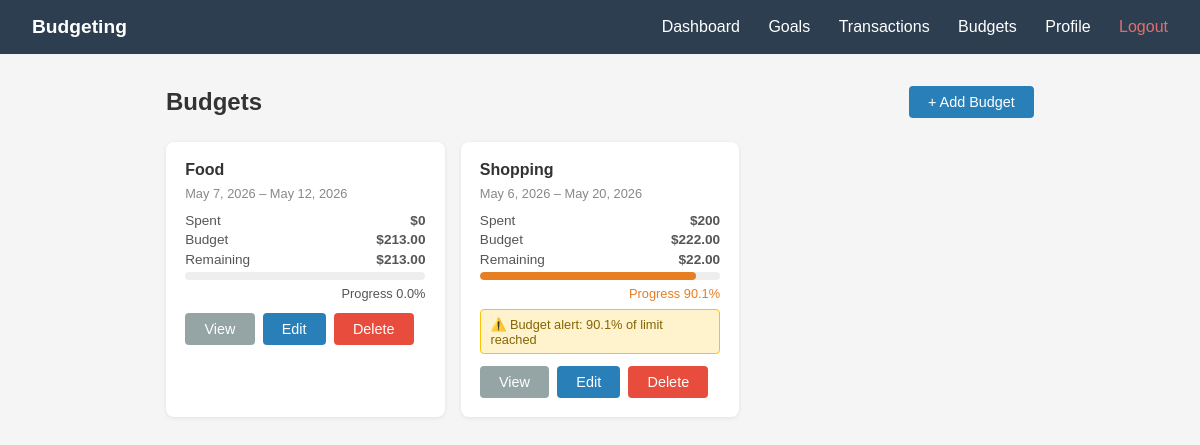
Before: /budgets/ (signed in) with the older database file.
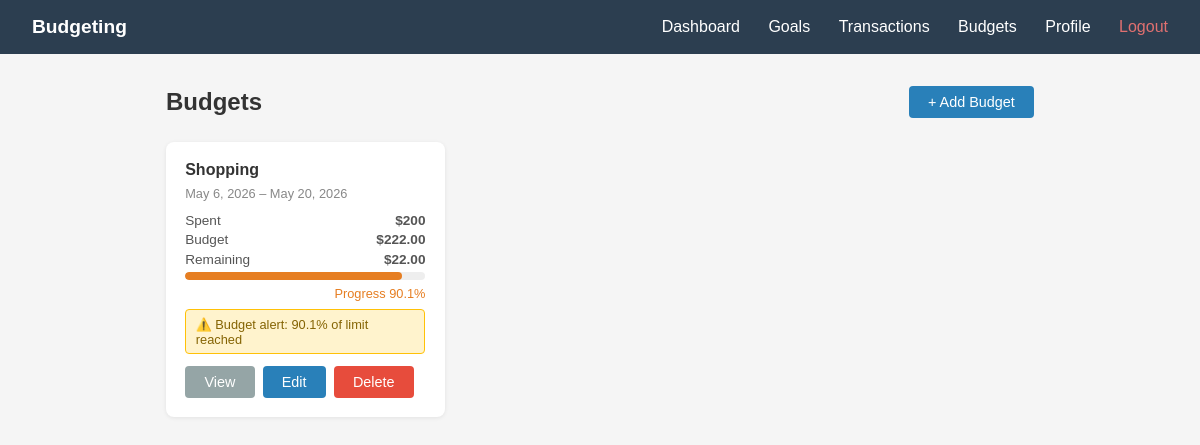
After: the same page with the newer database file.
### budgets/models.py (models this page shows, shortened)
class Budget(models.Model):
    user = models.ForeignKey(settings.AUTH_USER_MODEL, on_delete=models.CASCADE)
    category = models.ForeignKey("transactions.Category", on_delete=models.CASCADE)
    amount = models.DecimalField(max_digits=10, decimal_places=2)
    start_date = models.DateField()
    end_date = models.DateField()
    alert_threshold = models.PositiveIntegerField(default=80)
    spent = models.DecimalField(max_digits=10, decimal_places=2, default=0)
    class Meta:
        ordering = ['-start_date']
    def get_spent(self) -> float:
        try:
            from transactions.models import Transaction
            result = Transaction.objects.filter(
                user=self.user,
                category=self.category,
                date__gte=self.start_date,
                date__lte=self.end_date,
            ).aggregate(total=models.Sum('amount'))['total']
            return result or 0
        except Exception:
            return self.spent
    def get_remaining(self) -> float:
        return self.amount - self.get_spent()
    def get_progress_percent(self) -> float:
        if self.amount == 0:
            return 0
        return round((self.get_spent() / self.amount) * 100, 1)
    def get_status(self) -> str:
        pct = self.get_progress_percent()
        if pct >= 100:
            return 'danger'
        elif pct >= self.alert_threshold:
            return 'warning'
        return 'safe'

### transactions/models.py (models this page shows, shortened)
class Category(models.Model):
    user = models.ForeignKey(
        "users.CustomUser",
        on_delete=models.CASCADE,
        null=True,
        blank=True,
        related_name="custom_categories"
    )
    name = models.CharField(max_length=50)
    created_at = models.DateTimeField(auto_now_add=True)
    class Meta:
        constraints = [
            models.UniqueConstraint(
                fields=["name", "user"],
                name='unique_category_per_user'
            )
        ]
        ordering = ["name"]

### users/models.py (models this page shows, shortened)
class CustomUser(AbstractBaseUser, PermissionsMixin):
    email = models.EmailField(unique=True)
    full_name = models.CharField(max_length=150)
    is_active = models.BooleanField(default=True)
    is_staff = models.BooleanField(default=False)
    objects = CustomUserManager()
    USERNAME_FIELD = "email"
    REQUIRED_FIELDS = ["full_name"]

### budgets/views.py (the view)
# urls.py: path('', views.BudgetListView.as_view(), name='budget_list'),
@method_decorator(login_required, name='dispatch')
class BudgetListView(View):
    def get(self, request: HttpRequest) -> HttpResponse:
        budgets = BudgetService.get_user_budgets(request.user)
        return render(request, 'budgets/budget_list.html', {'budgets': budgets})

### budgets/services.py (called while the page is built)
    @staticmethod
    def get_user_budgets(user) -> QuerySet[Budget]:
        return Budget.objects.filter(user=user).select_related('category')

### budgets/templates/budgets/budget_list.html (shortened to what this page needs)
{% extends 'base.html' %}
{% block content %}
<div class="page-header">
    <h1>Budgets</h1>
    <a href="{% url 'budgets:budget_create' %}" class="btn btn-primary">+ Add Budget</a>
</div>
<div class="budgets-grid">
    {% for budget in budgets %}
    <div class="budget-card">
        <h3>{{ budget.category.name }}</h3>
        <div class="dates">{{ budget.start_date }} – {{ budget.end_date }}</div>
        <div class="amounts">
            <span>Spent</span>
            <span><strong>${{ budget.get_spent }}</strong></span>
        </div>
        <div class="amounts">
            <span>Budget</span>
            <span><strong>${{ budget.amount }}</strong></span>
        </div>
        <div class="amounts">
            <span>Remaining</span>
            <span><strong>${{ budget.get_remaining }}</strong></span>
        </div>
        <div class="progress-track">
            <div class="progress-fill {{ budget.get_status }}"
     style="width: {{ budget.get_progress_percent }}%;"></div>
        </div>
        <div class="progress-pct {{ budget.get_status }}">
            Progress {{ budget.get_progress_percent }}%
        </div>
        {% if budget.get_status == 'warning' or budget.get_status == 'danger' %}
        <div class="alert-msg">
            ⚠️ Budget alert: {{ budget.get_progress_percent }}% of limit reached
        </div>
        {% endif %}
        <div class="card-actions">
            <a href="{% url 'budgets:budget_detail' budget.pk %}" class="btn btn-secondary">View</a>
            <a href="{% url 'budgets:budget_edit' budget.pk %}" class="btn btn-primary">Edit</a>
            <a href="{% url 'budgets:budget_delete' budget.pk %}" class="btn btn-danger">Delete</a>
        </div>
    </div>
    {% empty %}
    <div class="empty-state" style="grid-column: 1/-1;">
        <p>No budgets yet.</p>
        <br>
        <a href="{% url 'budgets:budget_create' %}" class="btn btn-primary">Create your first budget</a>
    </div>
    {% endfor %}
</div>
{% endblock %}

Changed rows visible on the page:
removed Budget: category.name "Food", start_date "May 7, 2026", end_date "May 12, 2026", get_spent "0", amount "213.00", get_remaining "213.00", get_progress_percent "0.0"
